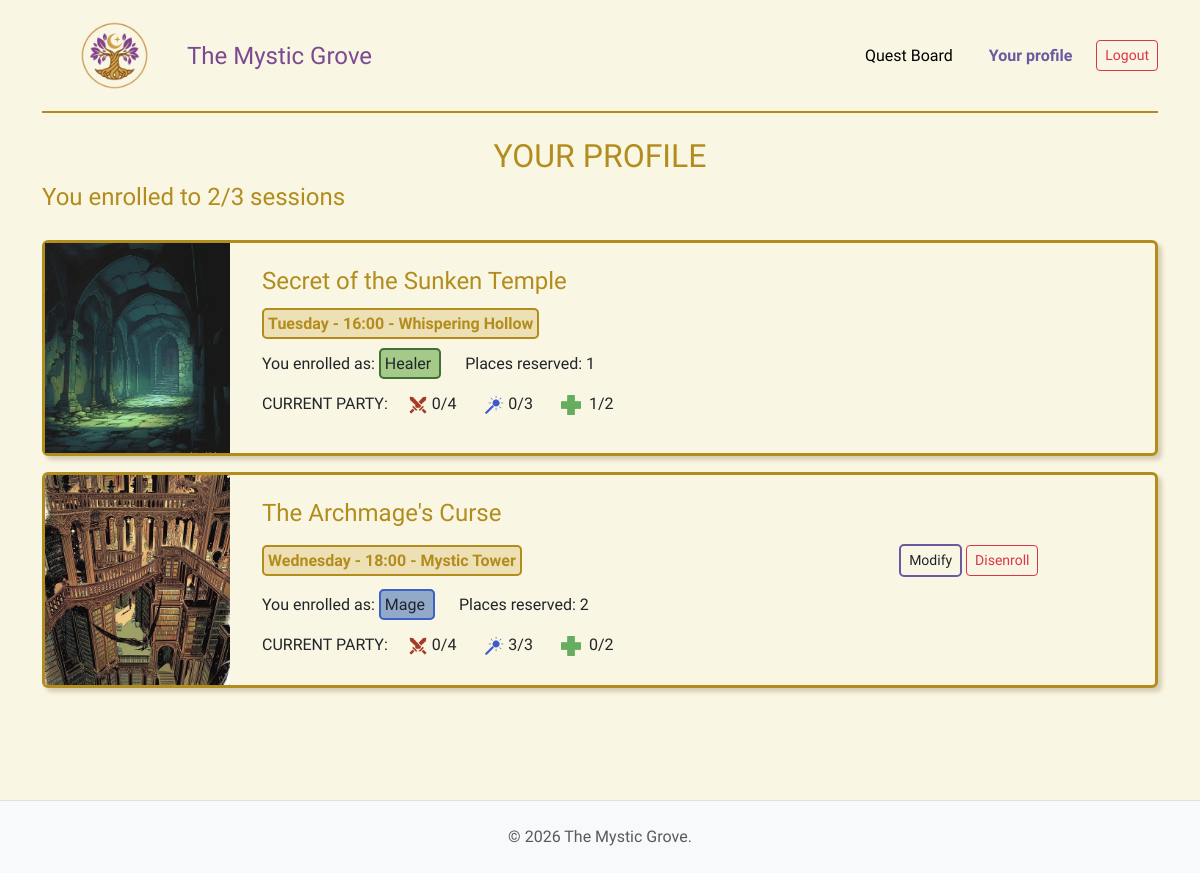
Page /profile_user (signed in) on the committed database.
### tables this page shows
CREATE TABLE "enrollments" (
	"id"	INTEGER NOT NULL,
	"user_id"	INTEGER NOT NULL,
	"session_id"	INTEGER NOT NULL,
	"class"	TEXT NOT NULL,
	"places"	INTEGER,
	PRIMARY KEY("id" AUTOINCREMENT),
	FOREIGN KEY("session_id") REFERENCES "quest_sessions"("id"),
	FOREIGN KEY("user_id") REFERENCES "users"("id")
);

CREATE TABLE "quests" (
	"id"	INTEGER NOT NULL,
	"title"	TEXT NOT NULL,
	"duration_min"	INTEGER NOT NULL,
	"quest_type"	TEXT NOT NULL,
	"difficulty"	TEXT NOT NULL,
	"description"	TEXT NOT NULL,
	"quest_img"	TEXT NOT NULL,
	PRIMARY KEY("id" AUTOINCREMENT)
);

CREATE TABLE "quest_sessions" (
	"id"	INTEGER NOT NULL,
	"quest_id"	INTEGER NOT NULL,
	"day"	TEXT NOT NULL,
	"start_time"	TEXT NOT NULL,
	"location"	TEXT NOT NULL,
	PRIMARY KEY("id" AUTOINCREMENT),
	FOREIGN KEY("quest_id") REFERENCES "quests"("id")
);

### app.py (the view)
@app.route("/profile_user")
@login_required
def profile_user():
    if current_user.role != 'adventurer':
        flash("You are not allowed to perform this action.", "danger")
        return redirect(url_for('home'))
    db_enrollments = enrollments_dao.get_enrollments_by_user(current_user.id)
    current_minutes = day_time_to_minutes(SIMULATED_CURRENT_TIME['day'], SIMULATED_CURRENT_TIME['time'])
    enrollments_list = []
    for e in db_enrollments:
        e_dict = dict(e)
        taken = enrollments_dao.get_places_taken(e['session_id'])
        e_dict['taken_places'] = {
            'warrior': taken['warrior'],
            'mage':  taken['mage'],
            'healer':  taken['healer']
        }
        session_minutes = day_time_to_minutes(e['day'], e['start_time'])
        time_diff = session_minutes - current_minutes
        e_dict['can_be_modified'] = (time_diff > 480)
        enrollments_list.append(e_dict)
    enrolled_count = len(enrollments_list)
    return render_template("profile_user.html", enrollments=enrollments_list, enrolled_count=enrolled_count)

### app.py (called while the page is built)
def day_time_to_minutes(day, time):
    day_index = DAY_TO_INDEX[day]
    parts = time.split(":")
    hours = int(parts[0])
    minutes = int(parts[1])
    return day_index * 24 * 60 + hours *60 + minutes

@login_manager.user_loader
def load_user(user_id):
    db_user = users_dao.get_user_by_id(user_id)
    if db_user is not None:
        user = User(
            id=db_user["id"],
            username=db_user["username"],
            email=db_user["email"],
            password=db_user["password"],
            role=db_user["role"],
        )
    else:
        user = None
    return user

### enrollments_dao.py (called while the page is built)
def get_places_taken(p_session_id):
    query = """
        SELECT class, SUM(places) as places
        FROM enrollments
        WHERE session_id = ?
        GROUP BY class
    """
    conn = sqlite3.connect(DB_PATH)
    conn.row_factory = sqlite3.Row
    cursor = conn.cursor()
    cursor.execute(query, (p_session_id,))
    rows = cursor.fetchall()
    cursor.close()
    conn.close()
    places = {"warrior": 0, "mage": 0, "healer": 0}
    for r in rows:
        places[r["class"]] = r["places"]
    return places

### users_dao.py (called while the page is built)
def get_user_by_id(p_id):
    query = "SELECT * FROM users WHERE id = ?"
    conn = sqlite3.connect(DB_PATH)
    conn.row_factory = sqlite3.Row
    cursor = conn.cursor()
    cursor.execute(query, (p_id,))
    db_user = cursor.fetchone()
    conn.commit()
    cursor.close()
    conn.close()
    return db_user

### templates/profile_user.html (shortened to what this page needs)
{% extends "base.html" %}
{% block content %}
<header class="col-12">
    <h2 class="text-center gold">YOUR PROFILE</h2>
    <h4 class="mb-1 gold">You enrolled to {{enrolled_count}}/3 sessions</h4>
</header>
<div class="enrollments-container">
    {% for enrollment in enrollments %}
    <div class="col-12 card quest-card mb-3 col-md-12">
        <div class="row g-0">
            <div class="col-md-2">
                <img src="{{ url_for('static', filename=enrollment.quest_img) }}"
                    alt="{{ enrollment.title }}"
                    class="quest-profile-img">
            </div>
            <div class="col-md-9 ps-2">
                <div class="card-body p-4">
                    <h4 class="mb-3 gold">
                        <a href="{{ url_for('quest_session', session_id=enrollment.session_id) }}" class="text-decoration-none hover-underline gold">
                            {{ enrollment.title }}
                        </a>
                   </h4>
                        <div class="row align-items-center mb-3">
                            <div class="col-md-8">
                                <span
                                    class=" badge-gold p-1 fw-semibold me-4 ">{{
                                    enrollment.day | capitalize }} - {{
                                    enrollment.start_time }} - {{
                                    enrollment.location }} </span>
                            </div>
                            <div class="col-md-4 text-end">
                                {% if enrollment.can_be_modified %}
                                <button type="button" class="btn btn-sm btn-purple toggle-edit-btn" data-session-id="{{ enrollment.session_id }}">Modify</button>
                                <form
                                    action="{{ url_for('delete_enrollment', session_id=enrollment.session_id, id = enrollment.id) }}"
                                    method="post" class="d-inline">
                                    <button type="submit"
                                        class="btn btn-sm btn-outline-danger">Disenroll</button>
                                </form>
                                {% endif %}
                            </div>
                        </div>
                        <div class="mb-3">
                            <span> You enrolled as: </span>
                            <span class="p-1 me-4 badge-{{enrollment.class}}">{{
                                enrollment.class | capitalize }}
                            </span>
                            <span> Places reserved: {{enrollment.places}}</span>
                        </div>
                        <div>
                            <span class="  me-3"> CURRENT PARTY: </span>
                            <span class=" me-4">
                                <img
                                    src="{{ url_for('static', filename='images/warrior_icon.png') }}"
                                    alt="Warrior" class="class-icon-small">
                                {{enrollment.taken_places.warrior }}/4</span>
                            <span class="  me-4"> <img
                                    src="{{ url_for('static', filename='images/mage_icon.png') }}"
                                    alt="Mage" class="class-icon-small">
                                {{
                                enrollment.taken_places.mage }}/3</span>
                            <span class="  "><img
                                    src="{{ url_for('static', filename='images/healer_icon.png') }}"
                                    alt="Healer"
                                    class="class-icon-small pe-2">{{
                                enrollment.taken_places.healer }}/2</span>
                        </div>
                </div>
            </div>
        </div>
    </div>
    {% endfor %}
</div>
{% endblock %}

### templates/base.html (shortened to what this page needs)
<!DOCTYPE html>
<html lang="en">
    <head>
        <link
            href="https://cdn.jsdelivr.net/npm/bootstrap@5.3.2/dist/css/bootstrap.min.css"
            rel="stylesheet"
>
        <link rel="stylesheet"
            href="{{ url_for('static', filename='css/styles.css') }}">
    </head>
    <body>
        <div class="container flex flex-column min-vh-100">
            <header
                class="header-navbar d-flex justify-content-between align-items-center py-3 mb-4 ">
                <a href="{{ url_for('home') }}"
                    class="d-flex align-items-center text-decoration-none link-body-emphasis fs-4 fw-bold">
                    <img
                        src="{{ url_for('static', filename='images/guild_logo.png') }}"
                        width="145">
                    <span class="purple-light navbar-guild-title">The Mystic
                        Grove</span>
                </a>
                <nav>
                    <ul class="nav nav-pills align-items-center">
                        <li class="nav-item me-1">
                            <a href="{{ url_for('home') }}"
                                class="nav-link link-body-emphasis">Quest
                                Board</a>
                        </li>
                        {% if not current_user.is_authenticated %}
                        <li class="nav-item"><a href="{{ url_for('login') }}"
                                class="nav-link btn-login-purple ">Login</a></li>
                        <li class="nav-item"><a href="{{ url_for('signup') }}"
                                class="nav-link btn-register">Register</a></li>
                        {% else %}
                        <li class="nav-item">
                            <a href="
                        {% if current_user.role == 'adventurer' %}
                            {{ url_for('profile_user') }}
                        {% elif current_user.role == 'guild_master' %}
                            {{ url_for('profile_master') }}
                        {% else %}
                            {{ url_for('profile_council') }}
                        {% endif %}"
                                class="nav-link btn-register fw-bold"> Your
                                profile
                            </a>
                        </li>
                        <li class="nav-item ms-2">
                            <a href="{{ url_for('logout') }}"
                                class="btn btn-outline-danger btn-sm">Logout</a>
                        </li>
                        {% endif %}
                    </ul>
                </nav>
            </header>
            <main class="row g-4 mb-5">
                {% block content %}
                {% endblock %}
            </main>
        </div>
        <footer class="mt-auto border-top bg-body-tertiary">
            <div class="container py-4 text-center">
                <span class="text-body-secondary">© 2026 The Mystic
                    Grove.</span>
            </div>
        </footer>
    </body>
</html>

### static/css/styles.css (style rules this page uses)
body { font-family: "Philosopher", serif; font-weight: 400; background-color: #f9f6e3; color: #251e3a; }
h1, h2, h3, h4, h5, .navbar-guild-title { font-family: "Rye", serif; font-weight: 400; font-style: normal; }
.purple-light { color: #7d4a91; }
.gold { color: #b28d1e; }
.header-navbar { border-bottom: 2.5px solid #b28d1e; }
.quest-card { border: 3px solid #b28d1e !important; background-color: #f9f6e3 !important; box-shadow: 4px 4px 4px rgba(139, 111, 71, 0.3) !important; }
.btn-details, .btn-purple { border: 2px solid #6b5aa0 !important; border-radius: 5px; }
.btn-register { color: #6b5aa0 !important; }
.badge-gold { border: 2.5px solid #b28d1e; background-color: #eee0b5 ; color: #b28d1e ; border-radius: 5px; }
.badge-mage { background-color: #91aaca ; border: 2.5px solid #3c61c7; border-radius: 5px; }
.badge-healer { background-color: #a5c989 ; border: 2.5px solid #407035; border-radius: 5px; }
.quest-profile-img { width: 100%; height: 210px; object-fit: cover; }
.class-icon-small { height: 20px; }

### rows in the picture
enrollments: quest_img (picture), title "Secret of the Sunken Temple", day "Tuesday", start_time "16:00", location "Whispering Hollow", class "Healer", places "1", taken_places.warrior "0", taken_places.mage "0", taken_places.healer "1"
enrollments: quest_img (picture), title "The Archmage's Curse", day "Wednesday", start_time "18:00", location "Mystic Tower", class "Mage", places "2", taken_places.warrior "0", taken_places.mage "3", taken_places.healer "0"

### other values in the picture
{{ enrolled_count }} "2"
